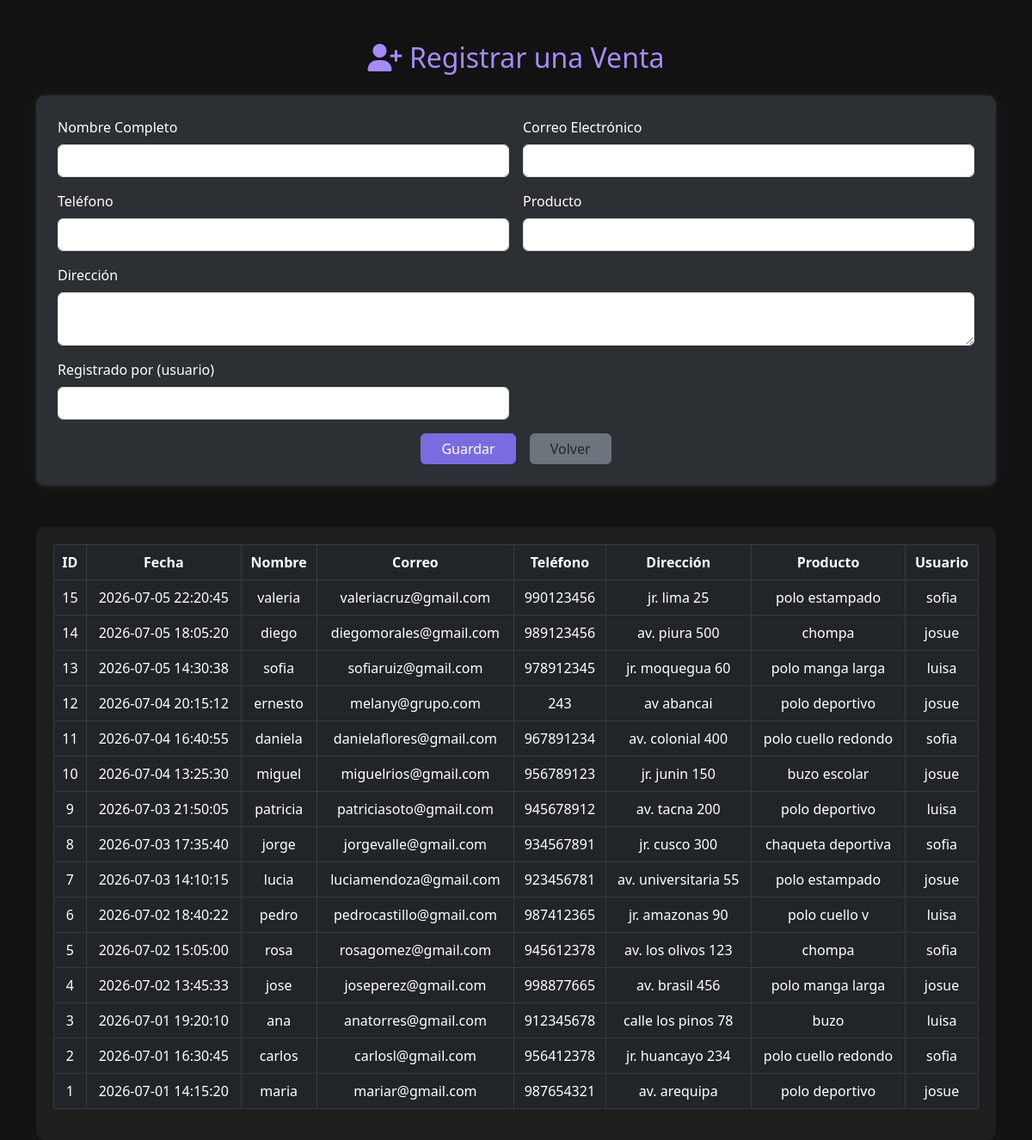
Page /ventas.php on the committed database.
### tables this page shows
CREATE TABLE `ventas` (
  `id` int NOT NULL,
  `nombre` varchar(100) DEFAULT NULL,
  `correo` varchar(100) DEFAULT NULL,
  `telefono` varchar(20) DEFAULT NULL,
  `direccion` text,
  `producto` varchar(200) DEFAULT NULL,
  `usuario` varchar(100) DEFAULT NULL,
  `fecha` timestamp NULL DEFAULT CURRENT_TIMESTAMP
);

### ventas.php (the view, shortened to what this page needs)
<?php
$host = "localhost";
$user = "root";
$password = "";
$database = "textil_db";
$conn = new mysqli($host, $user, $password, $database);
$sql = "SELECT * FROM ventas ORDER BY id DESC";
$result = $conn->query($sql);
?>
<!DOCTYPE html>
<html lang="es">
<head>
    <link rel="stylesheet" href="https://cdn.jsdelivr.net/npm/bootstrap@5.3.0/dist/css/bootstrap.min.css">
</head>
<body>
<div class="container mt-5">
    <h2><i class="fas fa-user-plus"></i> Registrar una Venta</h2>
    <form method="POST" class="form-container">
        <div class="row g-3">
            <div class="col-md-6">
                <label class="form-label">Nombre Completo</label>
                <input type="text" name="nombre" class="form-control" required>
            </div>
            <div class="col-md-6">
                <label class="form-label">Correo Electrónico</label>
                <input type="email" name="correo" class="form-control" required>
            </div>
            <div class="col-md-6">
                <label class="form-label">Teléfono</label>
                <input type="text" name="telefono" class="form-control" required>
            </div>
            <div class="col-md-6">
                <label class="form-label">Producto</label>
                <input type="text" name="producto" class="form-control" required>
            </div>
            <div class="col-md-12">
                <label class="form-label">Dirección</label>
                <textarea name="direccion" class="form-control" rows="2" required></textarea>
            </div>
            <div class="col-md-6">
                <label class="form-label">Registrado por (usuario)</label>
                <input type="text" name="usuario_registro" class="form-control" required>
            </div>
            <div class="col-md-12 d-flex justify-content-center mt-3">
                <button type="submit" class="btn btn-primary px-4">Guardar</button>
                <a href="dashboardventas.php" class="btn btn-volver px-4 ms-3">Volver</a>
            </div>
        </div>
    </form>
    <div class="table-container mt-5">
        <table class="table table-dark table-bordered text-center">
            <thead>
                <tr>
                    <th>ID</th>
                    <th>Fecha</th>
                    <th>Nombre</th>
                    <th>Correo</th>
                    <th>Teléfono</th>
                    <th>Dirección</th>
                    <th>Producto</th>
                    <th>Usuario</th>
                </tr>
            </thead>
            <tbody>
                <?php while($row = $result->fetch_assoc()) { ?>
                <tr>
                    <td><?= $row['id'] ?></td>
                    <td><?= $row['fecha'] ?></td>
                    <td><?= $row['nombre'] ?></td>
                    <td><?= $row['correo'] ?></td>
                    <td><?= $row['telefono'] ?></td>
                    <td><?= $row['direccion'] ?></td>
                    <td><?= $row['producto'] ?></td>
                    <td><?= $row['usuario'] ?></td>
                </tr>
                <?php } ?>
            </tbody>
        </table>
    </div>
</div>
</body>
</html>

### ventas.php (style rules this page uses)
body { background-color: #121212; color: white; }
.form-container { background-color: #2c2f33; padding: 25px; border-radius: 10px; box-shadow: 0 0 10px rgba(255, 255, 255, 0.1); }
.table-container { background-color: #1e1e1e; padding: 20px; border-radius: 10px; }
h2 { color: #a78bfa; text-align: center; margin-bottom: 25px; }
.btn-primary { background-color: #7a6be0; border: none; }
.btn-volver { background-color: #6c757d; border: none; }

### rows in the picture
ventas: id "15", fecha "2026-07-05 22:20:45", nombre "valeria", correo "valeriacruz@gmail.com", telefono "990123456", direccion "jr. lima 25", producto "polo estampado", usuario "sofia"
ventas: id "14", fecha "2026-07-05 18:05:20", nombre "diego", correo "diegomorales@gmail.com", telefono "989123456", direccion "av. piura 500", producto "chompa", usuario "josue"
ventas: id "13", fecha "2026-07-05 14:30:38", nombre "sofia", correo "sofiaruiz@gmail.com", telefono "978912345", direccion "jr. moquegua 60", producto "polo manga larga", usuario "luisa"
ventas: id "12", fecha "2026-07-04 20:15:12", nombre "ernesto", correo "melany@grupo.com", telefono "243", direccion "av abancai", producto "polo deportivo", usuario "josue"
ventas: id "11", fecha "2026-07-04 16:40:55", nombre "daniela", correo "danielaflores@gmail.com", telefono "967891234", direccion "av. colonial 400", producto "polo cuello redondo", usuario "sofia"
ventas: id "10", fecha "2026-07-04 13:25:30", nombre "miguel", correo "miguelrios@gmail.com", telefono "956789123", direccion "jr. junin 150", producto "buzo escolar", usuario "josue"
ventas: id "9", fecha "2026-07-03 21:50:05", nombre "patricia", correo "patriciasoto@gmail.com", telefono "945678912", direccion "av. tacna 200", producto "polo deportivo", usuario "luisa"
ventas: id "8", fecha "2026-07-03 17:35:40", nombre "jorge", correo "jorgevalle@gmail.com", telefono "934567891", direccion "jr. cusco 300", producto "chaqueta deportiva", usuario "sofia"
ventas: id "7", fecha "2026-07-03 14:10:15", nombre "lucia", correo "luciamendoza@gmail.com", telefono "923456781", direccion "av. universitaria 55", producto "polo estampado", usuario "josue"
ventas: id "6", fecha "2026-07-02 18:40:22", nombre "pedro", correo "pedrocastillo@gmail.com", telefono "987412365", direccion "jr. amazonas 90", producto "polo cuello v", usuario "luisa"
ventas: id "5", fecha "2026-07-02 15:05:00", nombre "rosa", correo "rosagomez@gmail.com", telefono "945612378", direccion "av. los olivos 123", producto "chompa", usuario "sofia"
ventas: id "4", fecha "2026-07-02 13:45:33", nombre "jose", correo "joseperez@gmail.com", telefono "998877665", direccion "av. brasil 456", producto "polo manga larga", usuario "josue"
ventas: id "3", fecha "2026-07-01 19:20:10", nombre "ana", correo "anatorres@gmail.com", telefono "912345678", direccion "calle los pinos 78", producto "buzo", usuario "luisa"
ventas: id "2", fecha "2026-07-01 16:30:45", nombre "carlos", correo "carlosl@gmail.com", telefono "956412378", direccion "jr. huancayo 234", producto "polo cuello redondo", usuario "sofia"
ventas: id "1", fecha "2026-07-01 14:15:20", nombre "maria", correo "mariar@gmail.com", telefono "987654321", direccion "av. arequipa", producto "polo deportivo", usuario "josue"
